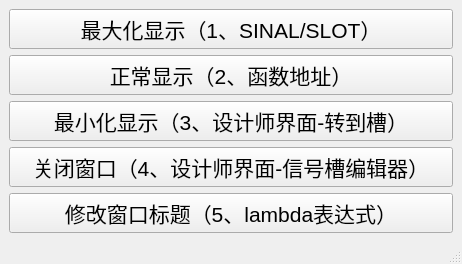
<?xml version="1.0" encoding="UTF-8"?>
<ui version="4.0">
 <class>MainWindow</class>
 <widget class="QMainWindow" name="MainWindow">
  <property name="geometry">
   <rect>
    <x>0</x>
    <y>0</y>
    <width>462</width>
    <height>259</height>
   </rect>
  </property>
  <property name="windowTitle">
   <string>信号槽的5种链接方式</string>
  </property>
  <widget class="QWidget" name="centralwidget">
   <layout class="QVBoxLayout" name="verticalLayout">
    <item>
     <widget class="QPushButton" name="btn_max">
      <property name="font">
       <font>
        <pointsize>16</pointsize>
       </font>
      </property>
      <property name="text">
       <string>最大化显示（1、SINAL/SLOT）</string>
      </property>
     </widget>
    </item>
    <item>
     <widget class="QPushButton" name="btn_normal">
      <property name="font">
       <font>
        <pointsize>16</pointsize>
       </font>
      </property>
      <property name="text">
       <string>正常显示（2、函数地址）</string>
      </property>
     </widget>
    </item>
    <item>
     <widget class="QPushButton" name="btn_min">
      <property name="font">
       <font>
        <pointsize>16</pointsize>
       </font>
      </property>
      <property name="text">
       <string>最小化显示（3、设计师界面-转到槽）</string>
      </property>
     </widget>
    </item>
    <item>
     <widget class="QPushButton" name="btn_close">
      <property name="font">
       <font>
        <pointsize>16</pointsize>
       </font>
      </property>
      <property name="text">
       <string>关闭窗口（4、设计师界面-信号槽编辑器）</string>
      </property>
     </widget>
    </item>
    <item>
     <widget class="QPushButton" name="btn_set">
      <property name="font">
       <font>
        <pointsize>16</pointsize>
       </font>
      </property>
      <property name="text">
       <string>修改窗口标题（5、lambda表达式）</string>
      </property>
     </widget>
    </item>
   </layout>
  </widget>
  <widget class="QMenuBar" name="menubar">
   <property name="geometry">
    <rect>
     <x>0</x>
     <y>0</y>
     <width>462</width>
     <height>22</height>
    </rect>
   </property>
  </widget>
  <widget class="QStatusBar" name="statusbar"/>
 </widget>
 <resources/>
 <connections>
  <connection>
   <sender>btn_close</sender>
   <signal>clicked()</signal>
   <receiver>MainWindow</receiver>
   <slot>close()</slot>
   <hints>
    <hint type="sourcelabel">
     <x>230</x>
     <y>171</y>
    </hint>
    <hint type="destinationlabel">
     <x>230</x>
     <y>129</y>
    </hint>
   </hints>
  </connection>
 </connections>
</ui>
